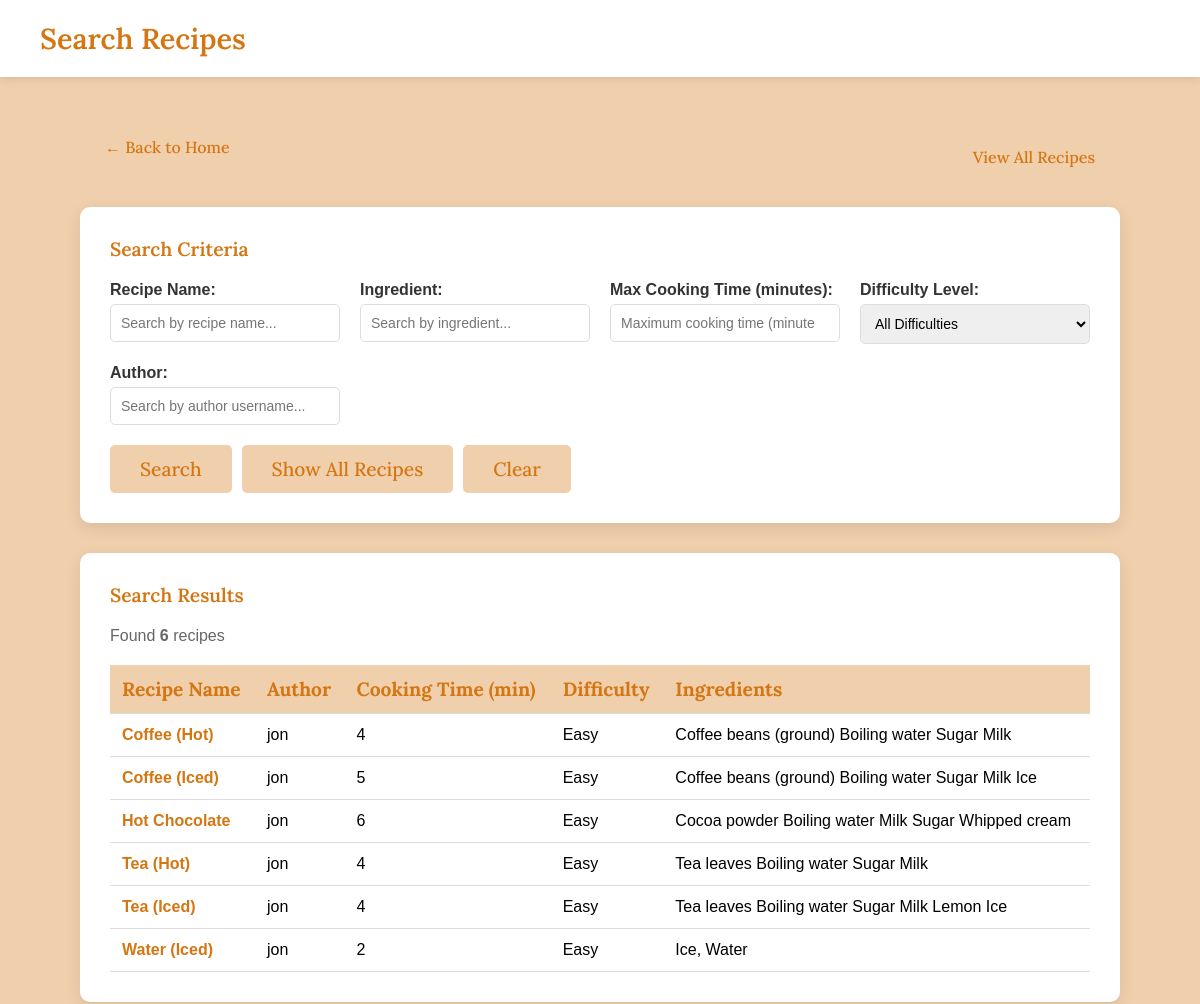
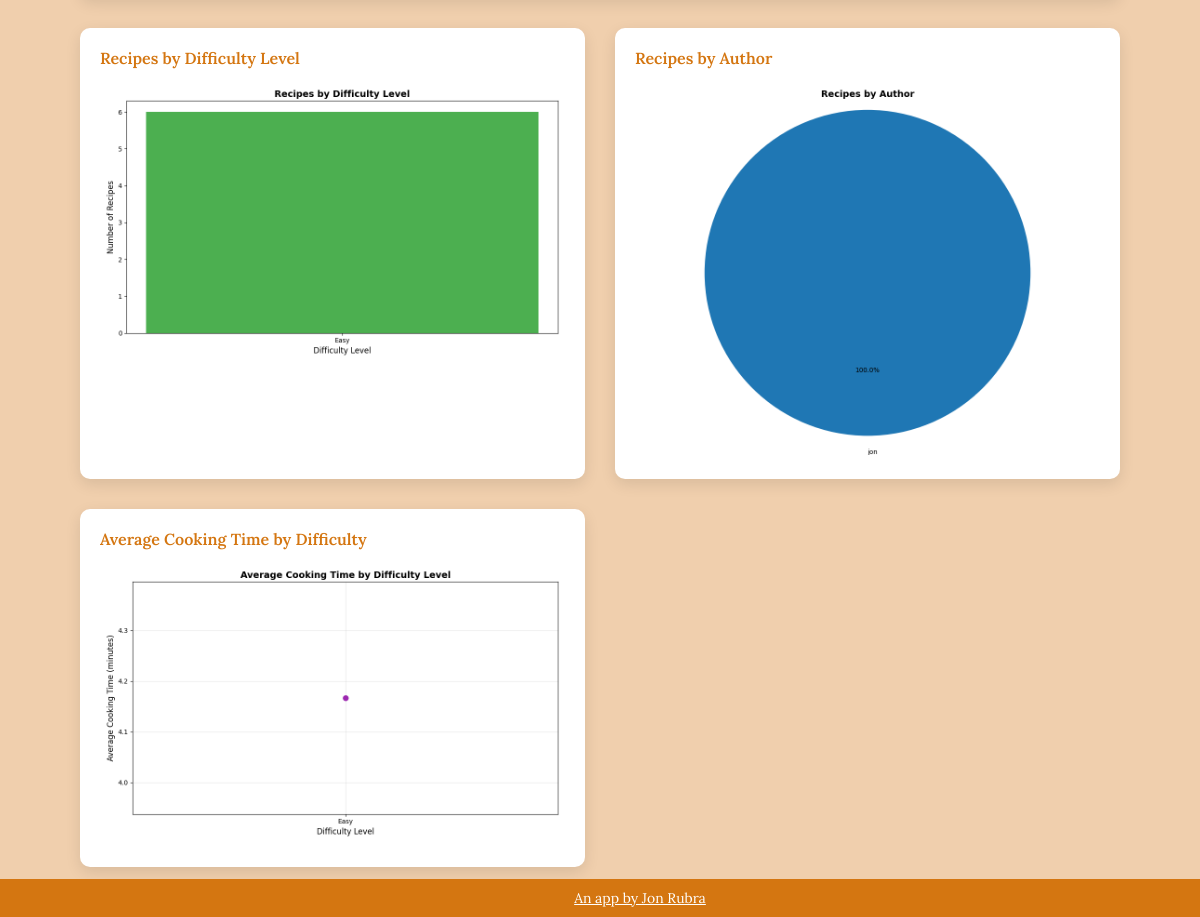
Screenshot of /recipes/search/?show_all=1 with the database file from the repository (2 pictures, top to bottom).
### recipes/models.py (models this page shows, shortened)
class Recipe(models.Model):
    name = models.CharField(max_length=120)
    author = models.ForeignKey(User, on_delete=models.CASCADE)
    cooking_time = models.IntegerField(help_text="Time in minutes")
    ingredients = models.TextField()
    description = models.TextField()
    difficulty = models.CharField(max_length=20, blank=True)
    pic = CloudinaryField('image', folder='recipe_pics/', blank=True, null=True)
    def get_ingredients_list(self):
        if self.ingredients:
            ingredients = [ingredient.strip() for ingredient in self.ingredients.split(',')]
            return sorted(ingredients)
        return []

### recipes/views.py (the view)
# urls.py: path('recipes/search/', views.recipe_search, name='recipe_search'),
def recipe_search(request):
    form = RecipeSearchForm(request.GET or None)
    recipes = Recipe.objects.all()
    df = None
    charts = {}
    recipes_data = None
    columns = []
    show_all = request.GET.get('show_all', False)
    if show_all or (form.is_valid() and any(form.cleaned_data.values())):
        if form.is_valid():
            name = form.cleaned_data.get('name')
            ingredients = form.cleaned_data.get('ingredients')
            max_cooking_time = form.cleaned_data.get('max_cooking_time')
            difficulty = form.cleaned_data.get('difficulty')
            author = form.cleaned_data.get('author')
            if name:
                recipes = recipes.filter(name__icontains=name)
            if ingredients:
                recipes = recipes.filter(ingredients__icontains=ingredients)
            if max_cooking_time:
                recipes = recipes.filter(cooking_time__lte=max_cooking_time)
            if difficulty:
                recipes = recipes.filter(difficulty=difficulty)
            if author:
                recipes = recipes.filter(author__username__icontains=author)
        recipes = recipes.order_by('name')
        if recipes.exists():
            data = []
            for recipe in recipes:
                ingredients_list = recipe.get_ingredients_list()
                ingredients_preview = ', '.join(ingredients_list[:3])
                if len(ingredients_list) > 3:
                    ingredients_preview += f' (+{len(ingredients_list) - 3} more)'
                data.append({
                    'Recipe Name': recipe.name,
                    'Author': recipe.author.username,
                    'Cooking Time (min)': recipe.cooking_time,
                    'Difficulty': recipe.difficulty,
                    'Ingredients': ingredients_preview,
                    'Recipe ID': recipe.id,  # For creating links
                })
            df = pd.DataFrame(data)
            recipes_data = df.to_dict('records')
            columns = [col for col in df.columns if col != 'Recipe ID']
        else:
            recipes_data = []
            columns = []
        charts = generate_charts()
    context = {
        'form': form,
        'recipes_data': recipes_data,
        'recipes_columns': columns,
        'recipes_count': recipes.count() if recipes else 0,
        'charts': charts,
        'show_all': show_all,
    }
    return render(request, 'recipes/recipe_search.html', context)

### recipes/templatetags/recipe_extras.py (called while the page is built)
@register.filter
def get_item(dictionary, key):
    if hasattr(dictionary, 'get'):
        return dictionary.get(key, '')
    return getattr(dictionary, key, '')

### recipes/templates/recipes/recipe_search.html (shortened to what this page needs)
{% load recipe_extras %}
<!DOCTYPE html>
<html lang="en">
<head>
    {% load static %}
</head>
<body>
    <div class="header">
        <div class="header-content">
            <h1>Search Recipes</h1>
        </div>
    </div>
    <div class="container">
        <div class="top-section">
            <a href="{% url 'recipes:recipes_home' %}" class="back-button">← Back to Home</a>
            <a href="{% url 'recipes:recipes_list' %}" class="search-button">View All Recipes</a>
        </div>
        <div class="search-form-container">
            <h2>Search Criteria</h2>
            <form method="get" action="{% url 'recipes:recipe_search' %}">
                <div class="form-grid">
                    <div class="form-group">
                        {{ form.name.label_tag }}
                        {{ form.name }}
                    </div>
                    <div class="form-group">
                        {{ form.ingredients.label_tag }}
                        {{ form.ingredients }}
                    </div>
                    <div class="form-group">
                        {{ form.max_cooking_time.label_tag }}
                        {{ form.max_cooking_time }}
                    </div>
                    <div class="form-group">
                        {{ form.difficulty.label_tag }}
                        {{ form.difficulty }}
                    </div>
                    <div class="form-group">
                        {{ form.author.label_tag }}
                        {{ form.author }}
                    </div>
                </div>
                <div class="button-group">
                    <button type="submit" class="btn btn-primary">Search</button>
                    <a href="{% url 'recipes:recipe_search' %}?show_all=1" class="btn btn-secondary">Show All Recipes</a>
                    <a href="{% url 'recipes:recipe_search' %}" class="btn btn-secondary">Clear</a>
                </div>
            </form>
        </div>
        {% if recipes_data is not None %}
            <div class="results-container">
                <h2>Search Results</h2>
                <div class="results-count">
                    Found <strong>{{ recipes_count }}</strong> recipe{{ recipes_count|pluralize }}
                </div>
                {% if recipes_data %}
                    <table>
                        <thead>
                            <tr>
                                {% for column in recipes_columns %}
                                    <th>{{ column }}</th>
                                {% endfor %}
                            </tr>
                        </thead>
                        <tbody>
                            {% for row in recipes_data %}
                                <tr>
                                    <td>
                                        <a href="{% url 'recipes:recipe_detail' row|get_item:'Recipe ID' %}" class="recipe-link">
                                            {{ row|get_item:'Recipe Name' }}
                                        </a>
                                    </td>
                                    <td>{{ row|get_item:'Author' }}</td>
                                    <td>{{ row|get_item:'Cooking Time (min)' }}</td>
                                    <td>{{ row|get_item:'Difficulty' }}</td>
                                    <td>{{ row|get_item:'Ingredients' }}</td>
                                </tr>
                            {% endfor %}
                        </tbody>
                    </table>
                {% else %}
                    <div class="no-results">
                        <p>No recipes found matching your search criteria. Try adjusting your filters.</p>
                    </div>
                {% endif %}
            </div>
        {% endif %}
        {% if charts %}
            <div class="charts-container">
                {% if charts.difficulty_bar %}
                    <div class="chart-box">
                        <h3>Recipes by Difficulty Level</h3>
                        <img alt="Difficulty Bar Chart">
                    </div>
                {% endif %}
                {% if charts.author_pie %}
                    <div class="chart-box">
                        <h3>Recipes by Author</h3>
                        <img alt="Author Pie Chart">
                    </div>
                {% endif %}
                {% if charts.cooking_time_line %}
                    <div class="chart-box">
                        <h3>Average Cooking Time by Difficulty</h3>
                        <img alt="Cooking Time Line Chart">
                    </div>
                {% endif %}
            </div>
        {% endif %}
    </div>
    <footer>
        <p>
            <a href="https://www.jonrubra.com/index.html" style="font-family: 'Lora', serif !important;">An app by Jon Rubra</a>
        </p>
    </footer>
</body>
</html>

### recipes/templates/recipes/recipe_search.html (style rules this page uses)
body { font-family: Arial, sans-serif; margin: 0; padding: 0; background: #f0cfad; min-height: 100vh; }
body { display: flex; flex-direction: column; padding-bottom: 30px; }
.header { background: white; padding: 20px 40px; box-shadow: 0 2px 10px rgba(0,0,0,0.1); margin-bottom: 30px; position: relative; }
.header-content { max-width: 1400px; margin: 0 auto; display: flex; justify-content: space-between; align-items: center; }
.header h1 { font-family: "Lora", serif; font-weight: 600; font-size: 1.8em; color: #d47611; margin: 0; }
.container { max-width: 1400px; margin: 0 auto; padding: 20px; flex: 1; }
.top-section { display: flex; justify-content: space-between; align-items: center; margin-bottom: 20px; }
.search-button { font-family: "Lora", serif; font-weight: 500; display: inline-block; padding: 10px 25px; background: #f0cfad; color: #d47611; text-decoration: none; border-radius: 5px; transition: background 0.3s, color 0.3s; }
.search-form-container { background: white; padding: 30px; border-radius: 10px; box-shadow: 0 5px 15px rgba(0,0,0,0.1); margin-bottom: 30px; }
.search-form-container h2 { font-family: "Lora", serif; font-weight: 600; font-size: 1.2em; color: #d47611; margin: 0 0 20px 0; }
.form-grid { display: grid; grid-template-columns: repeat(auto-fit, minmax(200px, 1fr)); gap: 20px; margin-bottom: 20px; }
.form-group { display: flex; flex-direction: column; }
.form-group label { font-weight: bold; margin-bottom: 5px; color: #333; }
.form-control { padding: 10px; border: 1px solid #ddd; border-radius: 5px; font-size: 14px; }
.button-group { display: flex; gap: 10px; margin-top: 20px; }
.btn { font-family: "Lora", serif; font-weight: 500; font-size: 1.2em; padding: 12px 30px; border: none; border-radius: 5px; cursor: pointer; transition: all 0.3s; text-decoration: none; display: inline-block; }
.btn-primary { background: #f0cfad; color: #d47611; }
.btn-secondary { background: #f0cfad; color: #d47611; }
.results-container { background: white; padding: 30px; border-radius: 10px; box-shadow: 0 5px 15px rgba(0,0,0,0.1); margin-bottom: 30px; }
.results-container h2 { font-family: "Lora", serif; font-weight: 600; font-size: 1.2em; color: #d47611; margin: 0 0 20px 0; }
.results-count { color: #666; margin-bottom: 20px; }
table { width: 100%; border-collapse: collapse; margin-top: 20px; }
th, td { padding: 12px; text-align: left; border-bottom: 1px solid #ddd; }
th { background: #f0cfad; color: #d47611; font-weight: bold; font-family: "Lora", serif; font-size: 1.2em; }
.recipe-link { color: #d47611; text-decoration: none; font-weight: bold; }
.charts-container { display: grid; grid-template-columns: repeat(auto-fit, minmax(400px, 1fr)); gap: 30px; margin-top: 30px; }
.chart-box { background: white; padding: 20px; border-radius: 10px; box-shadow: 0 5px 15px rgba(0,0,0,0.1); }
.chart-box h3 { font-family: "Lora", serif; font-weight: 600; font-size: 1em; color: #d47611; margin: 0 0 15px 0; }
.chart-box img { width: 100%; height: auto; border-radius: 5px; }
.back-button { font-family: "Lora", serif; font-weight: 500; display: inline-block; margin-bottom: 20px; padding: 10px 25px; background: #f0cfad; color: #d47611; text-decoration: none; border-radius: 5px; transition: background 0.3s, color 0.3s; }
footer { background: #d47611; padding: 10px 40px; text-align: center; width: 100%; position: fixed; bottom: 0; left: 0; }
footer p { margin: 0; color: white; font-size: 14px; }
footer a { color: white; text-decoration: underline; font-family: 'Lora', serif !important; }

### rows the page displays
Recipe: name "Coffee (Hot)", row "jon", cooking_time "4", difficulty "Easy", ingredients "Coffee beans (ground) Boiling water Sugar Milk"
Recipe: name "Coffee (Iced)", row "jon", cooking_time "5", difficulty "Easy", ingredients "Coffee beans (ground) Boiling water Sugar Milk Ice"
Recipe: name "Hot Chocolate", row "jon", cooking_time "6", difficulty "Easy", ingredients "Cocoa powder Boiling water Milk Sugar Whipped cream"
Recipe: name "Tea (Hot)", row "jon", cooking_time "4", difficulty "Easy", ingredients "Tea leaves Boiling water Sugar Milk"
Recipe: name "Tea (Iced)", row "jon", cooking_time "4", difficulty "Easy", ingredients "Tea leaves Boiling water Sugar Milk Lemon Ice"
Recipe: name "Water (Iced)", row "jon", cooking_time "2", difficulty "Easy", row "Ice, Water"

### other values shown
{{ recipes_count }} "6"
{{ column }} "Recipe Name" "Author" "Cooking Time (min)" "Difficulty" "Ingredients"
